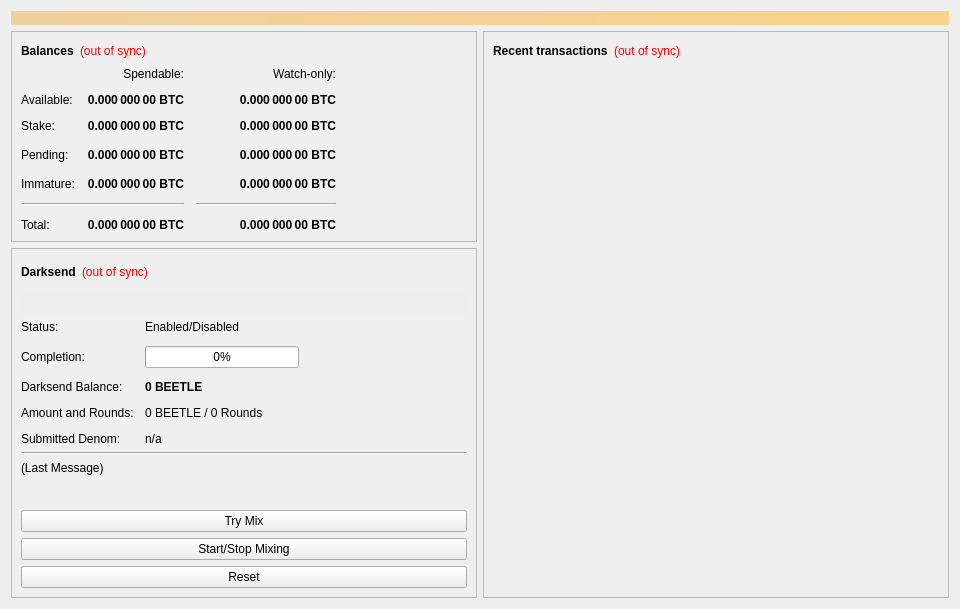
<?xml version="1.0" encoding="UTF-8"?>
<ui version="4.0">
 <class>OverviewPage</class>
 <widget class="QWidget" name="OverviewPage">
  <property name="geometry">
   <rect>
    <x>0</x>
    <y>0</y>
    <width>960</width>
    <height>594</height>
   </rect>
  </property>
  <property name="minimumSize">
   <size>
    <width>960</width>
    <height>0</height>
   </size>
  </property>
  <property name="windowTitle">
   <string>Form</string>
  </property>
  <layout class="QVBoxLayout" name="topLayout">
   <item>
    <widget class="QLabel" name="labelAlerts">
     <property name="visible">
      <bool>false</bool>
     </property>
     <property name="styleSheet">
      <string notr="true">background-color: qlineargradient(x1: 0, y1: 0, x2: 1, y2: 0, stop:0 #F0D0A0, stop:1 #F8D488); color:#000000;</string>
     </property>
     <property name="wordWrap">
      <bool>true</bool>
     </property>
     <property name="margin">
      <number>3</number>
     </property>
    </widget>
   </item>
   <item>
    <layout class="QHBoxLayout" name="horizontalLayout" stretch="1,1">
     <item>
      <layout class="QVBoxLayout" name="verticalLayout_2">
       <item>
        <widget class="QFrame" name="frame">
         <property name="frameShape">
          <enum>QFrame::StyledPanel</enum>
         </property>
         <property name="frameShadow">
          <enum>QFrame::Raised</enum>
         </property>
         <layout class="QVBoxLayout" name="verticalLayout_4">
          <item>
           <layout class="QHBoxLayout" name="horizontalLayout_4">
            <item>
             <widget class="QLabel" name="label_5">
              <property name="font">
               <font>
                <weight>75</weight>
                <bold>true</bold>
               </font>
              </property>
              <property name="text">
               <string>Balances</string>
              </property>
             </widget>
            </item>
            <item>
             <widget class="QLabel" name="labelWalletStatus">
              <property name="cursor">
               <cursorShape>WhatsThisCursor</cursorShape>
              </property>
              <property name="toolTip">
               <string>The displayed information may be out of date. Your wallet automatically synchronizes with the Beetle network after a connection is established, but this process has not completed yet.</string>
              </property>
              <property name="styleSheet">
               <string notr="true">QLabel { color: red; }</string>
              </property>
              <property name="text">
               <string notr="true">(out of sync)</string>
              </property>
              <property name="alignment">
               <set>Qt::AlignLeading|Qt::AlignLeft|Qt::AlignVCenter</set>
              </property>
             </widget>
            </item>
            <item>
             <spacer name="horizontalSpacer_3">
              <property name="orientation">
               <enum>Qt::Horizontal</enum>
              </property>
              <property name="sizeHint" stdset="0">
               <size>
                <width>40</width>
                <height>20</height>
               </size>
              </property>
             </spacer>
            </item>
           </layout>
          </item>
          <item>
           <layout class="QGridLayout" name="gridLayout">
            <property name="spacing">
             <number>12</number>
            </property>
            <item row="3" column="2">
             <widget class="QLabel" name="labelWatchPending">
              <property name="font">
               <font>
                <weight>75</weight>
                <bold>true</bold>
               </font>
              </property>
              <property name="cursor">
               <cursorShape>IBeamCursor</cursorShape>
              </property>
              <property name="toolTip">
               <string>Unconfirmed transactions to watch-only addresses</string>
              </property>
              <property name="text">
               <string notr="true">0.000 000 00 BTC</string>
              </property>
              <property name="alignment">
               <set>Qt::AlignRight|Qt::AlignTrailing|Qt::AlignVCenter</set>
              </property>
              <property name="textInteractionFlags">
               <set>Qt::LinksAccessibleByMouse|Qt::TextSelectableByKeyboard|Qt::TextSelectableByMouse</set>
              </property>
             </widget>
            </item>
            <item row="3" column="1">
             <widget class="QLabel" name="labelUnconfirmed">
              <property name="font">
               <font>
                <weight>75</weight>
                <bold>true</bold>
               </font>
              </property>
              <property name="cursor">
               <cursorShape>IBeamCursor</cursorShape>
              </property>
              <property name="toolTip">
               <string>Total of transactions that have yet to be confirmed, and do not yet count toward the spendable balance</string>
              </property>
              <property name="text">
               <string notr="true">0.000 000 00 BTC</string>
              </property>
              <property name="alignment">
               <set>Qt::AlignRight|Qt::AlignTrailing|Qt::AlignVCenter</set>
              </property>
              <property name="textInteractionFlags">
               <set>Qt::LinksAccessibleByMouse|Qt::TextSelectableByKeyboard|Qt::TextSelectableByMouse</set>
              </property>
             </widget>
            </item>
            <item row="4" column="2">
             <widget class="QLabel" name="labelWatchImmature">
              <property name="font">
               <font>
                <weight>75</weight>
                <bold>true</bold>
               </font>
              </property>
              <property name="cursor">
               <cursorShape>IBeamCursor</cursorShape>
              </property>
              <property name="toolTip">
               <string>Mined balance in watch-only addresses that has not yet matured</string>
              </property>
              <property name="text">
               <string notr="true">0.000 000 00 BTC</string>
              </property>
              <property name="alignment">
               <set>Qt::AlignRight|Qt::AlignTrailing|Qt::AlignVCenter</set>
              </property>
              <property name="textInteractionFlags">
               <set>Qt::LinksAccessibleByMouse|Qt::TextSelectableByKeyboard|Qt::TextSelectableByMouse</set>
              </property>
             </widget>
            </item>
            <item row="5" column="0" colspan="2">
             <widget class="Line" name="lineSpendableBalance">
              <property name="orientation">
               <enum>Qt::Horizontal</enum>
              </property>
             </widget>
            </item>
            <item row="5" column="2">
             <widget class="Line" name="lineWatchBalance">
              <property name="sizePolicy">
               <sizepolicy hsizetype="Preferred" vsizetype="Fixed">
                <horstretch>0</horstretch>
                <verstretch>0</verstretch>
               </sizepolicy>
              </property>
              <property name="minimumSize">
               <size>
                <width>140</width>
                <height>0</height>
               </size>
              </property>
              <property name="orientation">
               <enum>Qt::Horizontal</enum>
              </property>
             </widget>
            </item>
            <item row="6" column="0">
             <widget class="QLabel" name="labelTotalText">
              <property name="text">
               <string>Total:</string>
              </property>
             </widget>
            </item>
            <item row="4" column="1">
             <widget class="QLabel" name="labelImmature">
              <property name="font">
               <font>
                <weight>75</weight>
                <bold>true</bold>
               </font>
              </property>
              <property name="cursor">
               <cursorShape>IBeamCursor</cursorShape>
              </property>
              <property name="toolTip">
               <string>Mined balance that has not yet matured</string>
              </property>
              <property name="text">
               <string notr="true">0.000 000 00 BTC</string>
              </property>
              <property name="alignment">
               <set>Qt::AlignRight|Qt::AlignTrailing|Qt::AlignVCenter</set>
              </property>
              <property name="textInteractionFlags">
               <set>Qt::LinksAccessibleByMouse|Qt::TextSelectableByKeyboard|Qt::TextSelectableByMouse</set>
              </property>
             </widget>
            </item>
            <item row="3" column="3">
             <spacer name="horizontalSpacer_2">
              <property name="orientation">
               <enum>Qt::Horizontal</enum>
              </property>
              <property name="sizeHint" stdset="0">
               <size>
                <width>40</width>
                <height>20</height>
               </size>
              </property>
             </spacer>
            </item>
            <item row="4" column="0">
             <widget class="QLabel" name="labelImmatureText">
              <property name="text">
               <string>Immature:</string>
              </property>
             </widget>
            </item>
            <item row="6" column="1">
             <widget class="QLabel" name="labelTotal">
              <property name="font">
               <font>
                <weight>75</weight>
                <bold>true</bold>
               </font>
              </property>
              <property name="cursor">
               <cursorShape>IBeamCursor</cursorShape>
              </property>
              <property name="toolTip">
               <string>Your current total balance</string>
              </property>
              <property name="text">
               <string notr="true">0.000 000 00 BTC</string>
              </property>
              <property name="alignment">
               <set>Qt::AlignRight|Qt::AlignTrailing|Qt::AlignVCenter</set>
              </property>
              <property name="textInteractionFlags">
               <set>Qt::LinksAccessibleByMouse|Qt::TextSelectableByKeyboard|Qt::TextSelectableByMouse</set>
              </property>
             </widget>
            </item>
            <item row="6" column="2">
             <widget class="QLabel" name="labelWatchTotal">
              <property name="font">
               <font>
                <weight>75</weight>
                <bold>true</bold>
               </font>
              </property>
              <property name="cursor">
               <cursorShape>IBeamCursor</cursorShape>
              </property>
              <property name="toolTip">
               <string>Current total balance in watch-only addresses</string>
              </property>
              <property name="text">
               <string notr="true">0.000 000 00 BTC</string>
              </property>
              <property name="alignment">
               <set>Qt::AlignRight|Qt::AlignTrailing|Qt::AlignVCenter</set>
              </property>
              <property name="textInteractionFlags">
               <set>Qt::LinksAccessibleByMouse|Qt::TextSelectableByKeyboard|Qt::TextSelectableByMouse</set>
              </property>
             </widget>
            </item>
            <item row="0" column="2">
             <widget class="QLabel" name="labelWatchonly">
              <property name="text">
               <string>Watch-only:</string>
              </property>
              <property name="alignment">
               <set>Qt::AlignRight|Qt::AlignTrailing|Qt::AlignVCenter</set>
              </property>
             </widget>
            </item>
            <item row="1" column="0">
             <widget class="QLabel" name="labelBalanceText">
              <property name="text">
               <string>Available:</string>
              </property>
             </widget>
            </item>
            <item row="1" column="1">
             <widget class="QLabel" name="labelBalance">
              <property name="font">
               <font>
                <weight>75</weight>
                <bold>true</bold>
               </font>
              </property>
              <property name="cursor">
               <cursorShape>IBeamCursor</cursorShape>
              </property>
              <property name="toolTip">
               <string>Your current spendable balance</string>
              </property>
              <property name="text">
               <string notr="true">0.000 000 00 BTC</string>
              </property>
              <property name="alignment">
               <set>Qt::AlignRight|Qt::AlignTrailing|Qt::AlignVCenter</set>
              </property>
              <property name="textInteractionFlags">
               <set>Qt::LinksAccessibleByMouse|Qt::TextSelectableByKeyboard|Qt::TextSelectableByMouse</set>
              </property>
             </widget>
            </item>
            <item row="2" column="0">
             <widget class="QLabel" name="label_10">
              <property name="text">
               <string>Stake:</string>
              </property>
             </widget>
            </item>
            <item row="2" column="1">
             <widget class="QLabel" name="labelStake">
              <property name="font">
               <font>
                <weight>75</weight>
                <bold>true</bold>
               </font>
              </property>
              <property name="cursor">
               <cursorShape>IBeamCursor</cursorShape>
              </property>
              <property name="toolTip">
               <string>Total of coins that was staked, and do not yet count toward the current balance</string>
              </property>
              <property name="text">
               <string notr="true">0.000 000 00 BTC</string>
              </property>
              <property name="alignment">
               <set>Qt::AlignRight|Qt::AlignTrailing|Qt::AlignVCenter</set>
              </property>
              <property name="textInteractionFlags">
               <set>Qt::LinksAccessibleByMouse|Qt::TextSelectableByKeyboard|Qt::TextSelectableByMouse</set>
              </property>
             </widget>
            </item>
            <item row="2" column="2">
             <widget class="QLabel" name="labelWatchStake">
              <property name="font">
               <font>
                <weight>75</weight>
                <bold>true</bold>
               </font>
              </property>
              <property name="cursor">
               <cursorShape>IBeamCursor</cursorShape>
              </property>
              <property name="toolTip">
               <string>Total of coins that was staked in watch-only addresses, and do not yet count toward the current watch-only balance</string>
              </property>
              <property name="text">
               <string notr="true">0.000 000 00 BTC</string>
              </property>
              <property name="alignment">
               <set>Qt::AlignRight|Qt::AlignTrailing|Qt::AlignVCenter</set>
              </property>
              <property name="textInteractionFlags">
               <set>Qt::LinksAccessibleByMouse|Qt::TextSelectableByKeyboard|Qt::TextSelectableByMouse</set>
              </property>
             </widget>
            </item>
            <item row="1" column="2">
             <widget class="QLabel" name="labelWatchAvailable">
              <property name="font">
               <font>
                <weight>75</weight>
                <bold>true</bold>
               </font>
              </property>
              <property name="cursor">
               <cursorShape>IBeamCursor</cursorShape>
              </property>
              <property name="toolTip">
               <string>Your current balance in watch-only addresses</string>
              </property>
              <property name="text">
               <string notr="true">0.000 000 00 BTC</string>
              </property>
              <property name="alignment">
               <set>Qt::AlignRight|Qt::AlignTrailing|Qt::AlignVCenter</set>
              </property>
              <property name="textInteractionFlags">
               <set>Qt::LinksAccessibleByMouse|Qt::TextSelectableByKeyboard|Qt::TextSelectableByMouse</set>
              </property>
             </widget>
            </item>
            <item row="3" column="0">
             <widget class="QLabel" name="labelPendingText">
              <property name="text">
               <string>Pending:</string>
              </property>
             </widget>
            </item>
            <item row="0" column="1">
             <widget class="QLabel" name="labelSpendable">
              <property name="text">
               <string>Spendable:</string>
              </property>
              <property name="alignment">
               <set>Qt::AlignRight|Qt::AlignTrailing|Qt::AlignVCenter</set>
              </property>
             </widget>
            </item>
           </layout>
          </item>
         </layout>
        </widget>
       </item>
       <item>
        <widget class="QFrame" name="frameDarksend">
         <property name="sizePolicy">
          <sizepolicy hsizetype="Expanding" vsizetype="Expanding">
           <horstretch>0</horstretch>
           <verstretch>0</verstretch>
          </sizepolicy>
         </property>
         <property name="minimumSize">
          <size>
           <width>0</width>
           <height>350</height>
          </size>
         </property>
         <property name="layoutDirection">
          <enum>Qt::LeftToRight</enum>
         </property>
         <property name="frameShape">
          <enum>QFrame::StyledPanel</enum>
         </property>
         <property name="frameShadow">
          <enum>QFrame::Raised</enum>
         </property>
         <layout class="QVBoxLayout" name="verticalLayout_5">
          <item>
           <layout class="QHBoxLayout" name="horizontalLayout_5">
            <item>
             <widget class="QLabel" name="label_2">
              <property name="font">
               <font>
                <weight>75</weight>
                <bold>true</bold>
               </font>
              </property>
              <property name="text">
               <string>Darksend</string>
              </property>
             </widget>
            </item>
            <item>
             <widget class="QLabel" name="labelDarksendSyncStatus">
              <property name="toolTip">
               <string>The displayed information may be out of date. Your wallet automatically synchronizes with the Beetle network after a connection is established, but this process has not completed yet.</string>
              </property>
              <property name="styleSheet">
               <string notr="true">QLabel { color: red; }</string>
              </property>
              <property name="text">
               <string notr="true">(out of sync)</string>
              </property>
              <property name="alignment">
               <set>Qt::AlignLeading|Qt::AlignLeft|Qt::AlignVCenter</set>
              </property>
             </widget>
            </item>
            <item>
             <spacer name="horizontalSpacer_4">
              <property name="orientation">
               <enum>Qt::Horizontal</enum>
              </property>
              <property name="sizeHint" stdset="0">
               <size>
                <width>40</width>
                <height>20</height>
               </size>
              </property>
             </spacer>
            </item>
           </layout>
          </item>
          <item>
           <widget class="QPushButton" name="runAutoDenom">
            <property name="palette">
             <palette>
              <active>
               <colorrole role="WindowText">
                <brush brushstyle="SolidPattern">
                 <color alpha="255">
                  <red>0</red>
                  <green>0</green>
                  <blue>0</blue>
                 </color>
                </brush>
               </colorrole>
               <colorrole role="Button">
                <brush brushstyle="SolidPattern">
                 <color alpha="255">
                  <red>239</red>
                  <green>238</green>
                  <blue>238</blue>
                 </color>
                </brush>
               </colorrole>
               <colorrole role="Light">
                <brush brushstyle="SolidPattern">
                 <color alpha="255">
                  <red>255</red>
                  <green>255</green>
                  <blue>255</blue>
                 </color>
                </brush>
               </colorrole>
               <colorrole role="Midlight">
                <brush brushstyle="SolidPattern">
                 <color alpha="255">
                  <red>247</red>
                  <green>246</green>
                  <blue>246</blue>
                 </color>
                </brush>
               </colorrole>
               <colorrole role="Dark">
                <brush brushstyle="SolidPattern">
                 <color alpha="255">
                  <red>119</red>
                  <green>119</green>
                  <blue>119</blue>
                 </color>
                </brush>
               </colorrole>
               <colorrole role="Mid">
                <brush brushstyle="SolidPattern">
                 <color alpha="255">
                  <red>159</red>
                  <green>159</green>
                  <blue>159</blue>
                 </color>
                </brush>
               </colorrole>
               <colorrole role="Text">
                <brush brushstyle="SolidPattern">
                 <color alpha="255">
                  <red>0</red>
                  <green>0</green>
                  <blue>0</blue>
                 </color>
                </brush>
               </colorrole>
               <colorrole role="BrightText">
                <brush brushstyle="SolidPattern">
                 <color alpha="255">
                  <red>255</red>
                  <green>255</green>
                  <blue>255</blue>
                 </color>
                </brush>
               </colorrole>
               <colorrole role="ButtonText">
                <brush brushstyle="SolidPattern">
                 <color alpha="255">
                  <red>0</red>
                  <green>0</green>
                  <blue>0</blue>
                 </color>
                </brush>
               </colorrole>
               <colorrole role="Base">
                <brush brushstyle="SolidPattern">
                 <color alpha="255">
                  <red>255</red>
                  <green>255</green>
                  <blue>255</blue>
                 </color>
                </brush>
               </colorrole>
               <colorrole role="Window">
                <brush brushstyle="SolidPattern">
                 <color alpha="255">
                  <red>239</red>
                  <green>238</green>
                  <blue>238</blue>
                 </color>
                </brush>
               </colorrole>
               <colorrole role="Shadow">
                <brush brushstyle="SolidPattern">
                 <color alpha="255">
                  <red>0</red>
                  <green>0</green>
                  <blue>0</blue>
                 </color>
                </brush>
               </colorrole>
               <colorrole role="AlternateBase">
                <brush brushstyle="SolidPattern">
                 <color alpha="255">
                  <red>247</red>
                  <green>246</green>
                  <blue>246</blue>
                 </color>
                </brush>
               </colorrole>
               <colorrole role="ToolTipBase">
                <brush brushstyle="SolidPattern">
                 <color alpha="255">
                  <red>255</red>
                  <green>255</green>
                  <blue>220</blue>
                 </color>
                </brush>
               </colorrole>
               <colorrole role="ToolTipText">
                <brush brushstyle="SolidPattern">
                 <color alpha="255">
                  <red>0</red>
                  <green>0</green>
                  <blue>0</blue>
                 </color>
                </brush>
               </colorrole>
              </active>
              <inactive>
               <colorrole role="WindowText">
                <brush brushstyle="SolidPattern">
                 <color alpha="255">
                  <red>0</red>
                  <green>0</green>
                  <blue>0</blue>
                 </color>
                </brush>
               </colorrole>
               <colorrole role="Button">
                <brush brushstyle="SolidPattern">
                 <color alpha="255">
                  <red>239</red>
                  <green>238</green>
                  <blue>238</blue>
                 </color>
                </brush>
               </colorrole>
               <colorrole role="Light">
                <brush brushstyle="SolidPattern">
                 <color alpha="255">
                  <red>255</red>
                  <green>255</green>
                  <blue>255</blue>
                 </color>
                </brush>
               </colorrole>
               <colorrole role="Midlight">
                <brush brushstyle="SolidPattern">
                 <color alpha="255">
                  <red>247</red>
                  <green>246</green>
                  <blue>246</blue>
                 </color>
                </brush>
               </colorrole>
               <colorrole role="Dark">
                <brush brushstyle="SolidPattern">
                 <color alpha="255">
                  <red>119</red>
                  <green>119</green>
                  <blue>119</blue>
                 </color>
                </brush>
               </colorrole>
               <colorrole role="Mid">
                <brush brushstyle="SolidPattern">
                 <color alpha="255">
                  <red>159</red>
                  <green>159</green>
                  <blue>159</blue>
                 </color>
                </brush>
               </colorrole>
               <colorrole role="Text">
                <brush brushstyle="SolidPattern">
                 <color alpha="255">
                  <red>0</red>
                  <green>0</green>
                  <blue>0</blue>
                 </color>
                </brush>
               </colorrole>
               <colorrole role="BrightText">
                <brush brushstyle="SolidPattern">
                 <color alpha="255">
                  <red>255</red>
                  <green>255</green>
                  <blue>255</blue>
                 </color>
                </brush>
               </colorrole>
               <colorrole role="ButtonText">
                <brush brushstyle="SolidPattern">
                 <color alpha="255">
                  <red>0</red>
                  <green>0</green>
                  <blue>0</blue>
                 </color>
                </brush>
               </colorrole>
               <colorrole role="Base">
                <brush brushstyle="SolidPattern">
                 <color alpha="255">
                  <red>255</red>
                  <green>255</green>
                  <blue>255</blue>
                 </color>
                </brush>
               </colorrole>
               <colorrole role="Window">
                <brush brushstyle="SolidPattern">
                 <color alpha="255">
                  <red>239</red>
                  <green>238</green>
                  <blue>238</blue>
                 </color>
                </brush>
               </colorrole>
               <colorrole role="Shadow">
                <brush brushstyle="SolidPattern">
                 <color alpha="255">
                  <red>0</red>
                  <green>0</green>
                  <blue>0</blue>
                 </color>
                </brush>
               </colorrole>
               <colorrole role="AlternateBase">
                <brush brushstyle="SolidPattern">
                 <color alpha="255">
                  <red>247</red>
                  <green>246</green>
                  <blue>246</blue>
                 </color>
                </brush>
               </colorrole>
               <colorrole role="ToolTipBase">
                <brush brushstyle="SolidPattern">
                 <color alpha="255">
                  <red>255</red>
                  <green>255</green>
                  <blue>220</blue>
                 </color>
                </brush>
               </colorrole>
               <colorrole role="ToolTipText">
                <brush brushstyle="SolidPattern">
                 <color alpha="255">
                  <red>0</red>
                  <green>0</green>
                  <blue>0</blue>
                 </color>
                </brush>
               </colorrole>
              </inactive>
              <disabled>
               <colorrole role="WindowText">
                <brush brushstyle="SolidPattern">
                 <color alpha="255">
                  <red>119</red>
                  <green>119</green>
                  <blue>119</blue>
                 </color>
                </brush>
               </colorrole>
               <colorrole role="Button">
                <brush brushstyle="SolidPattern">
                 <color alpha="255">
                  <red>239</red>
                  <green>238</green>
                  <blue>238</blue>
                 </color>
                </brush>
               </colorrole>
               <colorrole role="Light">
                <brush brushstyle="SolidPattern">
                 <color alpha="255">
                  <red>255</red>
                  <green>255</green>
                  <blue>255</blue>
                 </color>
                </brush>
               </colorrole>
               <colorrole role="Midlight">
                <brush brushstyle="SolidPattern">
                 <color alpha="255">
                  <red>247</red>
                  <green>246</green>
                  <blue>246</blue>
                 </color>
                </brush>
               </colorrole>
               <colorrole role="Dark">
                <brush brushstyle="SolidPattern">
                 <color alpha="255">
                  <red>119</red>
                  <green>119</green>
                  <blue>119</blue>
                 </color>
                </brush>
               </colorrole>
               <colorrole role="Mid">
                <brush brushstyle="SolidPattern">
                 <color alpha="255">
                  <red>159</red>
                  <green>159</green>
                  <blue>159</blue>
                 </color>
                </brush>
               </colorrole>
               <colorrole role="Text">
                <brush brushstyle="SolidPattern">
                 <color alpha="255">
                  <red>119</red>
                  <green>119</green>
                  <blue>119</blue>
                 </color>
                </brush>
               </colorrole>
               <colorrole role="BrightText">
                <brush brushstyle="SolidPattern">
                 <color alpha="255">
                  <red>255</red>
                  <green>255</green>
                  <blue>255</blue>
                 </color>
                </brush>
               </colorrole>
               <colorrole role="ButtonText">
                <brush brushstyle="SolidPattern">
                 <color alpha="255">
                  <red>119</red>
                  <green>119</green>
                  <blue>119</blue>
                 </color>
                </brush>
               </colorrole>
               <colorrole role="Base">
                <brush brushstyle="SolidPattern">
                 <color alpha="255">
                  <red>239</red>
                  <green>238</green>
                  <blue>238</blue>
                 </color>
                </brush>
               </colorrole>
               <colorrole role="Window">
                <brush brushstyle="SolidPattern">
                 <color alpha="255">
                  <red>239</red>
                  <green>238</green>
                  <blue>238</blue>
                 </color>
                </brush>
               </colorrole>
               <colorrole role="Shadow">
                <brush brushstyle="SolidPattern">
                 <color alpha="255">
                  <red>0</red>
                  <green>0</green>
                  <blue>0</blue>
                 </color>
                </brush>
               </colorrole>
               <colorrole role="AlternateBase">
                <brush brushstyle="SolidPattern">
                 <color alpha="255">
                  <red>239</red>
                  <green>238</green>
                  <blue>238</blue>
                 </color>
                </brush>
               </colorrole>
               <colorrole role="ToolTipBase">
                <brush brushstyle="SolidPattern">
                 <color alpha="255">
                  <red>255</red>
                  <green>255</green>
                  <blue>220</blue>
                 </color>
                </brush>
               </colorrole>
               <colorrole role="ToolTipText">
                <brush brushstyle="SolidPattern">
                 <color alpha="255">
                  <red>0</red>
                  <green>0</green>
                  <blue>0</blue>
                 </color>
                </brush>
               </colorrole>
              </disabled>
             </palette>
            </property>
            <property name="focusPolicy">
             <enum>Qt::NoFocus</enum>
            </property>
            <property name="autoFillBackground">
             <bool>true</bool>
            </property>
            <property name="text">
             <string/>
            </property>
            <property name="flat">
             <bool>true</bool>
            </property>
           </widget>
          </item>
          <item>
           <layout class="QFormLayout" name="formLayout">
            <property name="fieldGrowthPolicy">
             <enum>QFormLayout::AllNonFixedFieldsGrow</enum>
            </property>
            <property name="horizontalSpacing">
             <number>11</number>
            </property>
            <property name="verticalSpacing">
             <number>12</number>
            </property>
            <item row="0" column="0">
             <widget class="QLabel" name="label_6">
              <property name="text">
               <string>Status:</string>
              </property>
             </widget>
            </item>
            <item row="1" column="0">
             <widget class="QLabel" name="label_7">
              <property name="text">
               <string>Completion:</string>
              </property>
             </widget>
            </item>
            <item row="1" column="1">
             <widget class="QProgressBar" name="darksendProgress">
              <property name="maximumSize">
               <size>
                <width>154</width>
                <height>16777215</height>
               </size>
              </property>
              <property name="value">
               <number>0</number>
              </property>
             </widget>
            </item>
            <item row="3" column="0">
             <widget class="QLabel" name="labelAnonymizedText">
              <property name="text">
               <string>Darksend Balance:</string>
              </property>
             </widget>
            </item>
            <item row="3" column="1">
             <widget class="QLabel" name="labelAnonymized">
              <property name="font">
               <font>
                <weight>75</weight>
                <bold>true</bold>
               </font>
              </property>
              <property name="text">
               <string notr="true">0 BEETLE</string>
              </property>
             </widget>
            </item>
            <item row="4" column="0">
             <widget class="QLabel" name="label_8">
              <property name="text">
               <string>Amount and Rounds:</string>
              </property>
             </widget>
            </item>
            <item row="4" column="1">
             <widget class="QLabel" name="labelAmountRounds">
              <property name="text">
               <string>0 BEETLE / 0 Rounds</string>
              </property>
             </widget>
            </item>
            <item row="5" column="0">
             <widget class="QLabel" name="label_9">
              <property name="text">
               <string>Submitted Denom:</string>
              </property>
             </widget>
            </item>
            <item row="5" column="1">
             <widget class="QLabel" name="labelSubmittedDenom">
              <property name="toolTip">
               <string>The denominations you submitted to the Masternode.&lt;br&gt;To mix, other users must submit the exact same denominations.</string>
              </property>
              <property name="text">
               <string>n/a</string>
              </property>
             </widget>
            </item>
            <item row="0" column="1">
             <widget class="QLabel" name="darksendEnabled">
              <property name="text">
               <string>Enabled/Disabled</string>
              </property>
             </widget>
            </item>
           </layout>
          </item>
          <item>
           <widget class="Line" name="lineLastMessage">
            <property name="orientation">
             <enum>Qt::Horizontal</enum>
            </property>
           </widget>
          </item>
          <item>
           <widget class="QLabel" name="darksendStatus">
            <property name="minimumSize">
             <size>
              <width>288</width>
              <height>43</height>
             </size>
            </property>
            <property name="text">
             <string>(Last Message)</string>
            </property>
            <property name="alignment">
             <set>Qt::AlignLeading|Qt::AlignLeft|Qt::AlignTop</set>
            </property>
            <property name="wordWrap">
             <bool>true</bool>
            </property>
           </widget>
          </item>
          <item>
           <widget class="QPushButton" name="darksendAuto">
            <property name="sizePolicy">
             <sizepolicy hsizetype="MinimumExpanding" vsizetype="Fixed">
              <horstretch>0</horstretch>
              <verstretch>0</verstretch>
             </sizepolicy>
            </property>
            <property name="toolTip">
             <string>Try to manually submit a Darksend request.</string>
            </property>
            <property name="text">
             <string>Try Mix</string>
            </property>
           </widget>
          </item>
          <item>
           <widget class="QPushButton" name="toggleDarksend">
            <property name="sizePolicy">
             <sizepolicy hsizetype="MinimumExpanding" vsizetype="Fixed">
              <horstretch>0</horstretch>
              <verstretch>0</verstretch>
             </sizepolicy>
            </property>
            <property name="text">
             <string>Start/Stop Mixing</string>
            </property>
           </widget>
          </item>
          <item>
           <widget class="QPushButton" name="darksendReset">
            <property name="sizePolicy">
             <sizepolicy hsizetype="MinimumExpanding" vsizetype="Fixed">
              <horstretch>0</horstretch>
              <verstretch>0</verstretch>
             </sizepolicy>
            </property>
            <property name="toolTip">
             <string>Reset the current status of Darksend (can interrupt Darksend if it's in the process of Mixing, which can cost you money!)</string>
            </property>
            <property name="autoFillBackground">
             <bool>false</bool>
            </property>
            <property name="text">
             <string>Reset</string>
            </property>
           </widget>
          </item>
         </layout>
        </widget>
       </item>
       <item>
        <spacer name="verticalSpacer">
         <property name="orientation">
          <enum>Qt::Vertical</enum>
         </property>
         <property name="sizeHint" stdset="0">
          <size>
           <width>20</width>
           <height>40</height>
          </size>
         </property>
        </spacer>
       </item>
      </layout>
     </item>
     <item>
      <layout class="QVBoxLayout" name="verticalLayout_3">
       <item>
        <widget class="QFrame" name="frame_2">
         <property name="frameShape">
          <enum>QFrame::StyledPanel</enum>
         </property>
         <property name="frameShadow">
          <enum>QFrame::Raised</enum>
         </property>
         <layout class="QVBoxLayout" name="verticalLayout">
          <item>
           <layout class="QHBoxLayout" name="horizontalLayout_2">
            <item>
             <widget class="QLabel" name="label_4">
              <property name="font">
               <font>
                <weight>75</weight>
                <bold>true</bold>
               </font>
              </property>
              <property name="text">
               <string>Recent transactions</string>
              </property>
             </widget>
            </item>
            <item>
             <widget class="QLabel" name="labelTransactionsStatus">
              <property name="cursor">
               <cursorShape>WhatsThisCursor</cursorShape>
              </property>
              <property name="toolTip">
               <string>The displayed information may be out of date. Your wallet automatically synchronizes with the Beetle network after a connection is established, but this process has not completed yet.</string>
              </property>
              <property name="styleSheet">
               <string notr="true">QLabel { color: red; }</string>
              </property>
              <property name="text">
               <string notr="true">(out of sync)</string>
              </property>
              <property name="alignment">
               <set>Qt::AlignRight|Qt::AlignTrailing|Qt::AlignVCenter</set>
              </property>
             </widget>
            </item>
            <item>
             <spacer name="horizontalSpacer">
              <property name="orientation">
               <enum>Qt::Horizontal</enum>
              </property>
              <property name="sizeHint" stdset="0">
               <size>
                <width>40</width>
                <height>20</height>
               </size>
              </property>
             </spacer>
            </item>
           </layout>
          </item>
          <item>
           <widget class="QListView" name="listTransactions">
            <property name="styleSheet">
             <string notr="true">QListView { background: transparent; }</string>
            </property>
            <property name="frameShape">
             <enum>QFrame::NoFrame</enum>
            </property>
            <property name="verticalScrollBarPolicy">
             <enum>Qt::ScrollBarAlwaysOff</enum>
            </property>
            <property name="horizontalScrollBarPolicy">
             <enum>Qt::ScrollBarAlwaysOff</enum>
            </property>
            <property name="selectionMode">
             <enum>QAbstractItemView::NoSelection</enum>
            </property>
           </widget>
          </item>
         </layout>
        </widget>
       </item>
      </layout>
     </item>
    </layout>
   </item>
  </layout>
 </widget>
 <resources/>
 <connections/>
</ui>
